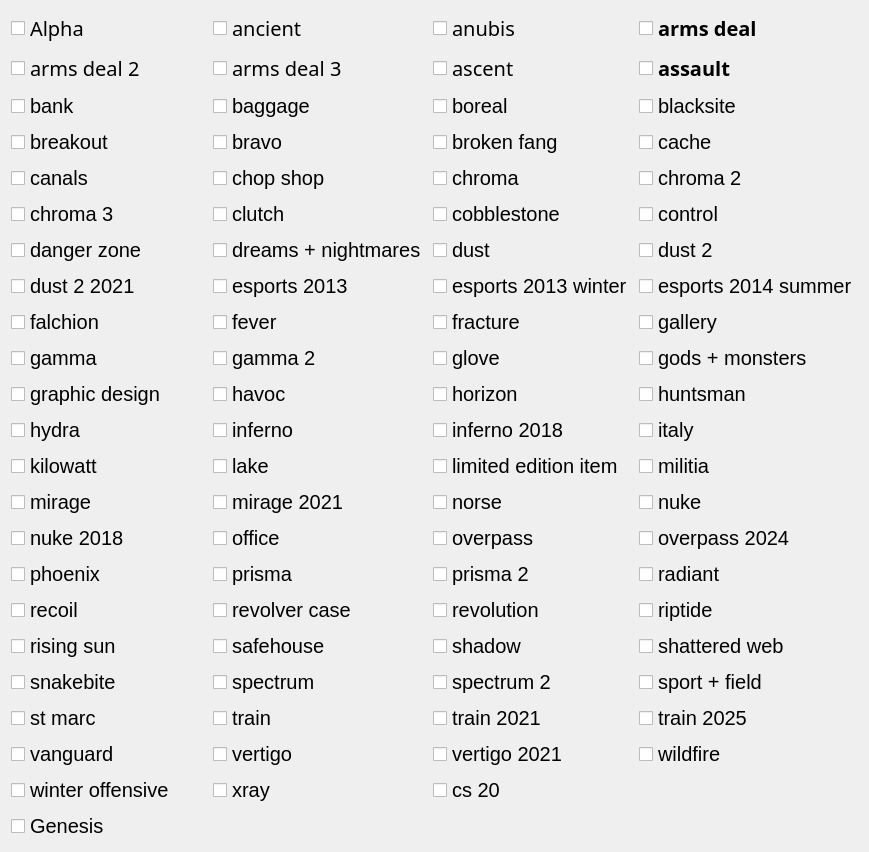
                        <widget class="QWidget" name="itemLibraryCollectionsContents">
                         <property name="geometry">
                          <rect>
                           <x>0</x>
                           <y>0</y>
                           <width>869</width>
                           <height>656</height>
                          </rect>
                         </property>
                         <property name="styleSheet">
                          <string notr="true">#itemLibraryCollectionsContents{
	background-color: rgb(0, 0, 0);
	border: 1px solid white;
	border-radius: 10px
}

*{
    font-family: &quot;SystemHud&quot;;
    font-size: 15pt;
}
</string>
                         </property>
                         <layout class="QGridLayout" name="gridLayout_2">
                          <item row="7" column="1">
                           <widget class="QCheckBox" name="colChopShop">
                            <property name="text">
                             <string>chop shop</string>
                            </property>
                           </widget>
                          </item>
                          <item row="21" column="3">
                           <widget class="QCheckBox" name="colSpectrum2">
                            <property name="text">
                             <string>spectrum 2</string>
                            </property>
                           </widget>
                          </item>
                          <item row="16" column="3">
                           <widget class="QCheckBox" name="colNorse">
                            <property name="text">
                             <string>norse</string>
                            </property>
                           </widget>
                          </item>
                          <item row="6" column="3">
                           <widget class="QCheckBox" name="colBrokenFang">
                            <property name="text">
                             <string>broken fang</string>
                            </property>
                           </widget>
                          </item>
                          <item row="20" column="0">
                           <widget class="QCheckBox" name="colRisingSun">
                            <property name="text">
                             <string>rising sun</string>
                            </property>
                           </widget>
                          </item>
                          <item row="16" column="0">
                           <widget class="QCheckBox" name="colMirage">
                            <property name="text">
                             <string>mirage</string>
                            </property>
                           </widget>
                          </item>
                          <item row="12" column="3">
                           <widget class="QCheckBox" name="colGlove">
                            <property name="text">
                             <string>glove</string>
                            </property>
                           </widget>
                          </item>
                          <item row="24" column="0">
                           <widget class="QCheckBox" name="colWinterOffensive">
                            <property name="text">
                             <string>winter offensive</string>
                            </property>
                           </widget>
                          </item>
                          <item row="22" column="4">
                           <widget class="QCheckBox" name="colTrain2025">
                            <property name="text">
                             <string>train 2025</string>
                            </property>
                           </widget>
                          </item>
                          <item row="6" column="0">
                           <widget class="QCheckBox" name="colBreakout">
                            <property name="text">
                             <string>breakout</string>
                            </property>
                           </widget>
                          </item>
                          <item row="18" column="3">
                           <widget class="QCheckBox" name="colPrisma2">
                            <property name="text">
                             <string>prisma 2</string>
                            </property>
                           </widget>
                          </item>
                          <item row="5" column="0">
                           <widget class="QCheckBox" name="colBank">
                            <property name="text">
                             <string>bank</string>
                            </property>
                           </widget>
                          </item>
                          <item row="19" column="1">
                           <widget class="QCheckBox" name="colRevolverCase">
                            <property name="text">
                             <string>revolver case</string>
                            </property>
                           </widget>
                          </item>
                          <item row="12" column="1">
                           <widget class="QCheckBox" name="colGamma2">
                            <property name="text">
                             <string>gamma 2</string>
                            </property>
                           </widget>
                          </item>
                          <item row="10" column="0">
                           <widget class="QCheckBox" name="colDust22021">
                            <property name="text">
                             <string>dust 2 2021</string>
                            </property>
                           </widget>
                          </item>
                          <item row="13" column="4">
                           <widget class="QCheckBox" name="colHuntsman">
                            <property name="text">
                             <string>huntsman</string>
                            </property>
                           </widget>
                          </item>
                          <item row="18" column="0">
                           <widget class="QCheckBox" name="colPhoenix">
                            <property name="text">
                             <string>phoenix</string>
                            </property>
                           </widget>
                          </item>
                          <item row="4" column="3">
                           <widget class="QCheckBox" name="colAscent">
                            <property name="font">
                             <font>
                              <family>SystemHud</family>
                              <pointsize>15</pointsize>
                              <weight>50</weight>
                              <bold>false</bold>
                             </font>
                            </property>
                            <property name="text">
                             <string>ascent</string>
                            </property>
                           </widget>
                          </item>
                          <item row="20" column="3">
                           <widget class="QCheckBox" name="colShadow">
                            <property name="text">
                             <string>shadow</string>
                            </property>
                           </widget>
                          </item>
                          <item row="18" column="1">
                           <widget class="QCheckBox" name="colPrisma">
                            <property name="text">
                             <string>prisma</string>
                            </property>
                           </widget>
                          </item>
                          <item row="11" column="1">
                           <widget class="QCheckBox" name="colFever">
                            <property name="text">
                             <string>fever</string>
                            </property>
                           </widget>
                          </item>
                          <item row="16" column="4">
                           <widget class="QCheckBox" name="colNuke">
                            <property name="text">
                             <string>nuke</string>
                            </property>
                           </widget>
                          </item>
                          <item row="24" column="3">
                           <widget class="QCheckBox" name="colCS20">
                            <property name="text">
                             <string>cs 20</string>
                            </property>
                           </widget>
                          </item>
                          <item row="10" column="4">
                           <widget class="QCheckBox" name="colEsports2014summer">
                            <property name="text">
                             <string>esports 2014 summer</string>
                            </property>
                           </widget>
                          </item>
                          <item row="15" column="4">
                           <widget class="QCheckBox" name="colMilitia">
                            <property name="text">
                             <string>militia</string>
                            </property>
                           </widget>
                          </item>
                          <item row="19" column="3">
                           <widget class="QCheckBox" name="colRevolution">
                            <property name="text">
                             <string>revolution</string>
                            </property>
                           </widget>
                          </item>
                          <item row="5" column="3">
                           <widget class="QCheckBox" name="colBoreal">
                            <property name="text">
                             <string>boreal</string>
                            </property>
                           </widget>
                          </item>
                          <item row="15" column="0">
                           <widget class="QCheckBox" name="colKilowatt">
                            <property name="text">
                             <string>kilowatt</string>
                            </property>
                           </widget>
                          </item>
                          <item row="8" column="0">
                           <widget class="QCheckBox" name="colChroma3">
                            <property name="text">
                             <string>chroma 3</string>
                            </property>
                           </widget>
                          </item>
                          <item row="7" column="0">
                           <widget class="QCheckBox" name="colCanals">
                            <property name="text">
                             <string>canals</string>
                            </property>
                           </widget>
                          </item>
                          <item row="19" column="4">
                           <widget class="QCheckBox" name="colRiptide">
                            <property name="text">
                             <string>riptide</string>
                            </property>
                           </widget>
                          </item>
                          <item row="15" column="3">
                           <widget class="QCheckBox" name="colLimitedEditionItem">
                            <property name="text">
                             <string>limited edition item</string>
                            </property>
                           </widget>
                          </item>
                          <item row="9" column="4">
                           <widget class="QCheckBox" name="colDust2">
                            <property name="text">
                             <string>dust 2</string>
                            </property>
                           </widget>
                          </item>
                          <item row="10" column="1">
                           <widget class="QCheckBox" name="colEsports2013">
                            <property name="text">
                             <string>esports 2013</string>
                            </property>
                           </widget>
                          </item>
                          <item row="13" column="1">
                           <widget class="QCheckBox" name="colHavoc">
                            <property name="text">
                             <string>havoc</string>
                            </property>
                           </widget>
                          </item>
                          <item row="22" column="0">
                           <widget class="QCheckBox" name="colStMarc">
                            <property name="text">
                             <string>st marc</string>
                            </property>
                           </widget>
                          </item>
                          <item row="7" column="4">
                           <widget class="QCheckBox" name="colChroma2">
                            <property name="text">
                             <string>chroma 2</string>
                            </property>
                           </widget>
                          </item>
                          <item row="23" column="0">
                           <widget class="QCheckBox" name="colVanguard">
                            <property name="text">
                             <string>vanguard</string>
                            </property>
                           </widget>
                          </item>
                          <item row="4" column="1">
                           <widget class="QCheckBox" name="colArmsDeal3">
                            <property name="font">
                             <font>
                              <family>SystemHud</family>
                              <pointsize>15</pointsize>
                              <weight>50</weight>
                              <bold>false</bold>
                             </font>
                            </property>
                            <property name="text">
                             <string>arms deal 3</string>
                            </property>
                           </widget>
                          </item>
                          <item row="14" column="0">
                           <widget class="QCheckBox" name="colHydra">
                            <property name="text">
                             <string>hydra</string>
                            </property>
                           </widget>
                          </item>
                          <item row="17" column="4">
                           <widget class="QCheckBox" name="colOverpass2024">
                            <property name="text">
                             <string>overpass 2024</string>
                            </property>
                           </widget>
                          </item>
                          <item row="16" column="1">
                           <widget class="QCheckBox" name="colMirage2021">
                            <property name="text">
                             <string>mirage 2021</string>
                            </property>
                           </widget>
                          </item>
                          <item row="17" column="1">
                           <widget class="QCheckBox" name="colOffice">
                            <property name="text">
                             <string>office</string>
                            </property>
                           </widget>
                          </item>
                          <item row="12" column="4">
                           <widget class="QCheckBox" name="colGodsAndMonsters">
                            <property name="text">
                             <string>gods + monsters</string>
                            </property>
                           </widget>
                          </item>
                          <item row="0" column="3">
                           <widget class="QCheckBox" name="colAnubis">
                            <property name="font">
                             <font>
                              <family>SystemHud</family>
                              <pointsize>15</pointsize>
                              <weight>50</weight>
                              <bold>false</bold>
                             </font>
                            </property>
                            <property name="text">
                             <string>anubis</string>
                            </property>
                           </widget>
                          </item>
                          <item row="5" column="4">
                           <widget class="QCheckBox" name="colBlacksite">
                            <property name="text">
                             <string>blacksite</string>
                            </property>
                           </widget>
                          </item>
                          <item row="8" column="4">
                           <widget class="QCheckBox" name="colControl">
                            <property name="text">
                             <string>control</string>
                            </property>
                           </widget>
                          </item>
                          <item row="4" column="4">
                           <widget class="QCheckBox" name="colAssault">
                            <property name="font">
                             <font>
                              <family>SystemHud</family>
                              <pointsize>15</pointsize>
                              <weight>75</weight>
                              <bold>true</bold>
                             </font>
                            </property>
                            <property name="text">
                             <string>assault</string>
                            </property>
                           </widget>
                          </item>
                          <item row="10" column="3">
                           <widget class="QCheckBox" name="colEsports2013winter">
                            <property name="text">
                             <string>esports 2013 winter</string>
                            </property>
                           </widget>
                          </item>
                          <item row="13" column="3">
                           <widget class="QCheckBox" name="colHorizon">
                            <property name="text">
                             <string>horizon</string>
                            </property>
                           </widget>
                          </item>
                          <item row="11" column="4">
                           <widget class="QCheckBox" name="colGallery">
                            <property name="text">
                             <string>gallery</string>
                            </property>
                           </widget>
                          </item>
                          <item row="11" column="0">
                           <widget class="QCheckBox" name="colFalchion">
                            <property name="text">
                             <string>falchion</string>
                            </property>
                           </widget>
                          </item>
                          <item row="14" column="1">
                           <widget class="QCheckBox" name="colInferno">
                            <property name="text">
                             <string>inferno</string>
                            </property>
                           </widget>
                          </item>
                          <item row="15" column="1">
                           <widget class="QCheckBox" name="colLake">
                            <property name="text">
                             <string>lake</string>
                            </property>
                           </widget>
                          </item>
                          <item row="0" column="0">
                           <widget class="QCheckBox" name="colAlpha">
                            <property name="font">
                             <font>
                              <family>SystemHud</family>
                              <pointsize>15</pointsize>
                              <weight>50</weight>
                              <bold>false</bold>
                             </font>
                            </property>
                            <property name="text">
                             <string>Alpha</string>
                            </property>
                           </widget>
                          </item>
                          <item row="18" column="4">
                           <widget class="QCheckBox" name="colRadiant">
                            <property name="text">
                             <string>radiant</string>
                            </property>
                           </widget>
                          </item>
                          <item row="0" column="1">
                           <widget class="QCheckBox" name="colAncient">
                            <property name="font">
                             <font>
                              <family>SystemHud</family>
                              <pointsize>15</pointsize>
                              <weight>50</weight>
                              <bold>false</bold>
                             </font>
                            </property>
                            <property name="text">
                             <string>ancient</string>
                            </property>
                           </widget>
                          </item>
                          <item row="23" column="3">
                           <widget class="QCheckBox" name="colVertigo2021">
                            <property name="text">
                             <string>vertigo 2021</string>
                            </property>
                           </widget>
                          </item>
                          <item row="12" column="0">
                           <widget class="QCheckBox" name="colGamma">
                            <property name="text">
                             <string>gamma</string>
                            </property>
                           </widget>
                          </item>
                          <item row="9" column="0">
                           <widget class="QCheckBox" name="colDangerZone">
                            <property name="text">
                             <string>danger zone</string>
                            </property>
                           </widget>
                          </item>
                          <item row="24" column="1">
                           <widget class="QCheckBox" name="colXRay">
                            <property name="text">
                             <string>xray</string>
                            </property>
                           </widget>
                          </item>
                          <item row="0" column="4">
                           <widget class="QCheckBox" name="colArmsDeal">
                            <property name="font">
                             <font>
                              <family>SystemHud</family>
                              <pointsize>15</pointsize>
                              <weight>75</weight>
                              <bold>true</bold>
                             </font>
                            </property>
                            <property name="text">
                             <string>arms deal</string>
                            </property>
                           </widget>
                          </item>
                          <item row="4" column="0">
                           <widget class="QCheckBox" name="colArmsDeal2">
                            <property name="font">
                             <font>
                              <family>SystemHud</family>
                              <pointsize>15</pointsize>
                              <weight>50</weight>
                              <bold>false</bold>
                             </font>
                            </property>
                            <property name="text">
                             <string>arms deal 2</string>
                            </property>
                           </widget>
                          </item>
                          <item row="11" column="3">
                           <widget class="QCheckBox" name="colFracture">
                            <property name="text">
                             <string>fracture</string>
                            </property>
                           </widget>
                          </item>
                          <item row="6" column="4">
                           <widget class="QCheckBox" name="colCache">
                            <property name="text">
                             <string>cache</string>
                            </property>
                           </widget>
                          </item>
                          <item row="14" column="4">
                           <widget class="QCheckBox" name="colItaly">
                            <property name="text">
                             <string>italy</string>
                            </property>
                           </widget>
                          </item>
                          <item row="21" column="1">
                           <widget class="QCheckBox" name="colSpectrum">
                            <property name="text">
                             <string>spectrum</string>
                            </property>
                           </widget>
                          </item>
                          <item row="14" column="3">
                           <widget class="QCheckBox" name="colInferno2018">
                            <property name="text">
                             <string>inferno 2018</string>
                            </property>
                           </widget>
                          </item>
                          <item row="9" column="1">
                           <widget class="QCheckBox" name="colDreamsAndNightmares">
                            <property name="text">
                             <string>dreams + nightmares</string>
                            </property>
                           </widget>
                          </item>
                          <item row="23" column="1">
                           <widget class="QCheckBox" name="colVertigo">
                            <property name="text">
                             <string>vertigo</string>
                            </property>
                           </widget>
                          </item>
                          <item row="5" column="1">
                           <widget class="QCheckBox" name="colBaggage">
                            <property name="text">
                             <string>baggage</string>
                            </property>
                           </widget>
                          </item>
                          <item row="22" column="3">
                           <widget class="QCheckBox" name="colTrain2021">
                            <property name="text">
                             <string>train 2021</string>
                            </property>
                           </widget>
                          </item>
                          <item row="22" column="1">
                           <widget class="QCheckBox" name="colTrain">
                            <property name="text">
                             <string>train</string>
                            </property>
                           </widget>
                          </item>
                          <item row="8" column="1">
                           <widget class="QCheckBox" name="colClutch">
                            <property name="text">
                             <string>clutch</string>
                            </property>
                           </widget>
                          </item>
                          <item row="17" column="0">
                           <widget class="QCheckBox" name="colNuke2018">
                            <property name="text">
                             <string>nuke 2018</string>
                            </property>
                           </widget>
                          </item>
                          <item row="9" column="3">
                           <widget class="QCheckBox" name="colDust">
                            <property name="text">
                             <string>dust</string>
                            </property>
                           </widget>
                          </item>
                          <item row="21" column="4">
                           <widget class="QCheckBox" name="colSportAndField">
                            <property name="text">
                             <string>sport + field</string>
                            </property>
                           </widget>
                          </item>
                          <item row="20" column="4">
                           <widget class="QCheckBox" name="colShatteredWeb">
                            <property name="text">
                             <string>shattered web</string>
                            </property>
                           </widget>
                          </item>
                          <item row="20" column="1">
                           <widget class="QCheckBox" name="colSafehouse">
                            <property name="text">
                             <string>safehouse</string>
                            </property>
                           </widget>
                          </item>
                          <item row="8" column="3">
                           <widget class="QCheckBox" name="colCobblestone">
                            <property name="text">
                             <string>cobblestone</string>
                            </property>
                           </widget>
                          </item>
                          <item row="6" column="1">
                           <widget class="QCheckBox" name="colBravo">
                            <property name="text">
                             <string>bravo</string>
                            </property>
                           </widget>
                          </item>
                          <item row="19" column="0">
                           <widget class="QCheckBox" name="colRecoil">
                            <property name="text">
                             <string>recoil</string>
                            </property>
                           </widget>
                          </item>
                          <item row="13" column="0">
                           <widget class="QCheckBox" name="colGraphicDesign">
                            <property name="text">
                             <string>graphic design</string>
                            </property>
                           </widget>
                          </item>
                          <item row="17" column="3">
                           <widget class="QCheckBox" name="colOverpass">
                            <property name="text">
                             <string>overpass</string>
                            </property>
                           </widget>
                          </item>
                          <item row="23" column="4">
                           <widget class="QCheckBox" name="colWildfire">
                            <property name="text">
                             <string>wildfire</string>
                            </property>
                           </widget>
                          </item>
                          <item row="21" column="0">
                           <widget class="QCheckBox" name="colSnakebite">
                            <property name="text">
                             <string>snakebite</string>
                            </property>
                           </widget>
                          </item>
                          <item row="7" column="3">
                           <widget class="QCheckBox" name="colChroma">
                            <property name="text">
                             <string>chroma</string>
                            </property>
                           </widget>
                          </item>
                          <item row="25" column="0">
                           <widget class="QCheckBox" name="colGenesis">
                            <property name="text">
                             <string>Genesis</string>
                            </property>
                           </widget>
                          </item>
                         </layout>
                        </widget>
